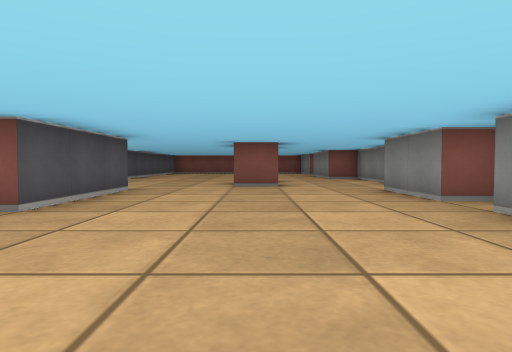
[1] (above)

16 first-person views from a walk through a cub3D ray-caster map. The camera is about half as high as the walls, tilts 2° down and sees 75° across. The floor is counted in squares. Each view is taken from the middle of a square. On the plan, view 1 faces up. The plan holds only what a view shows up to about 9 squares ahead; the rest is blank.

[2]
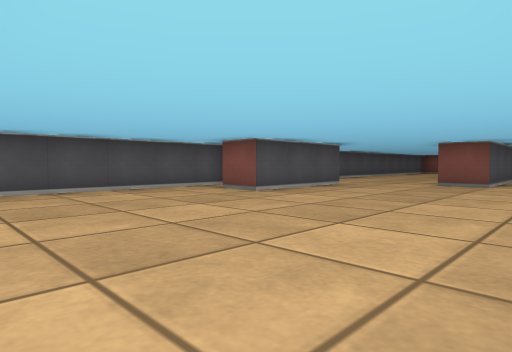

[3]
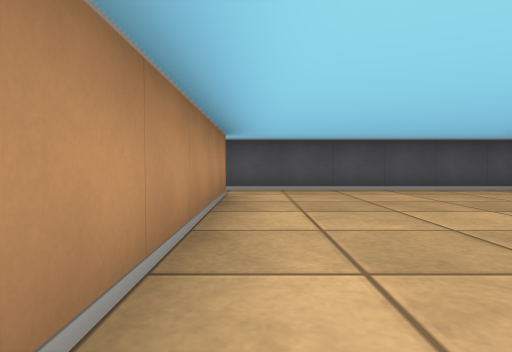

[4]
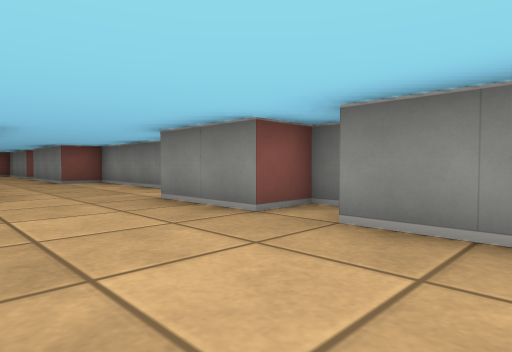

[5]
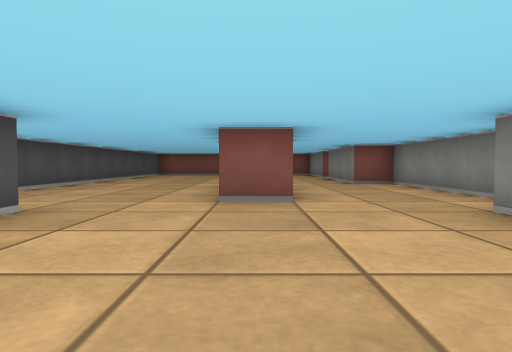

[6]
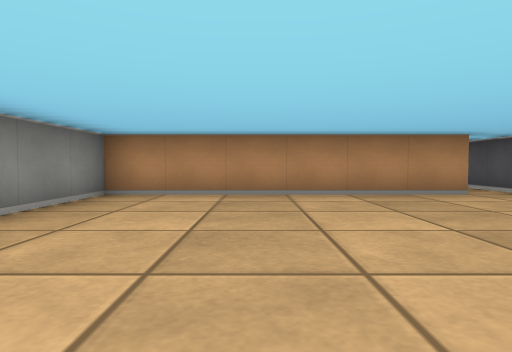

[7]
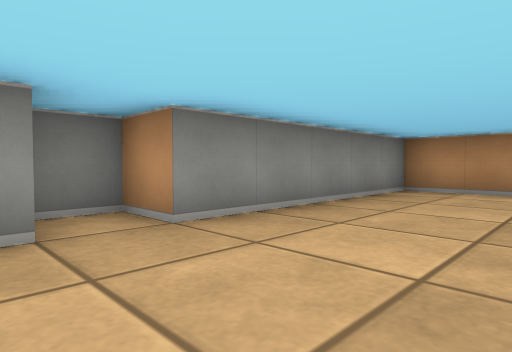

[8]
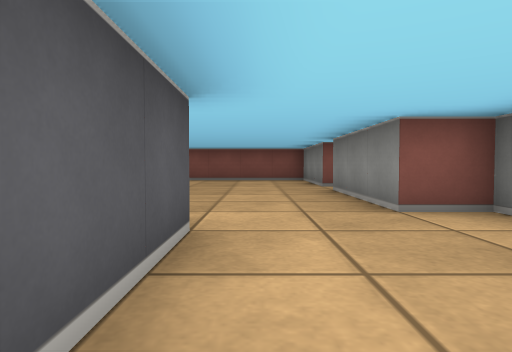

[9]
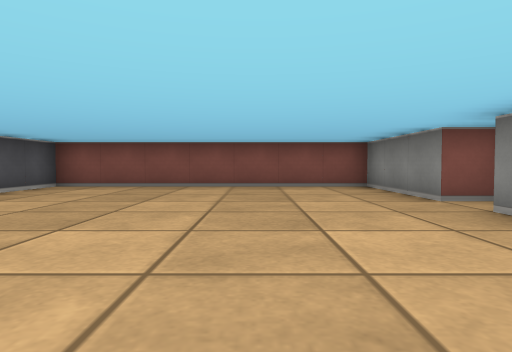

[10]
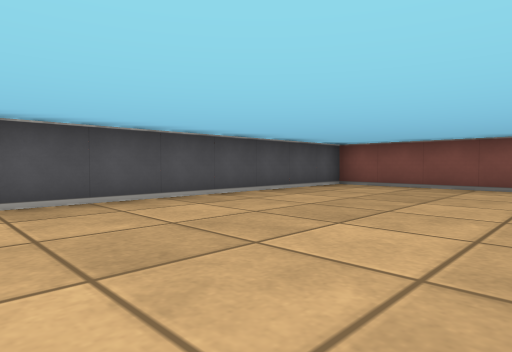

[11]
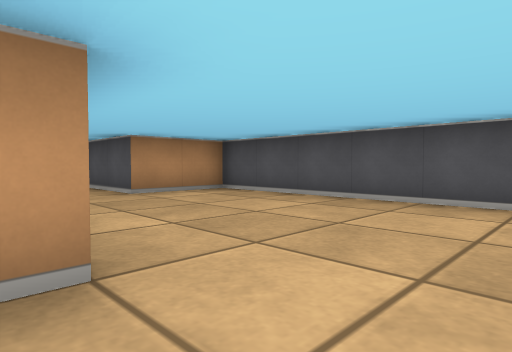

[12]
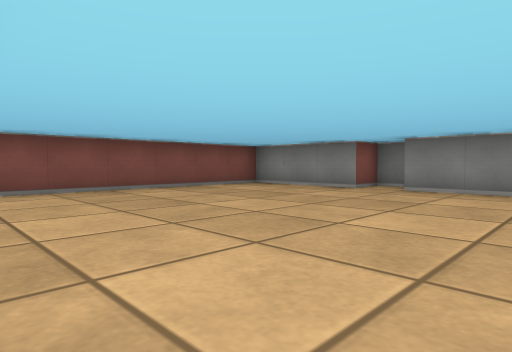

[13]
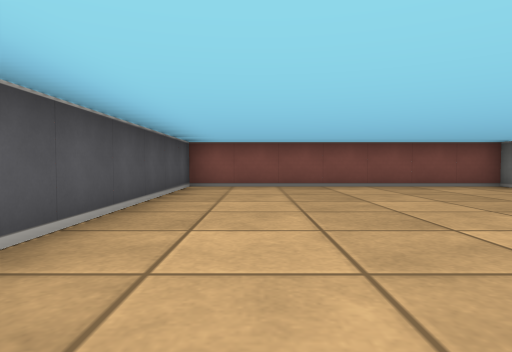

[14]
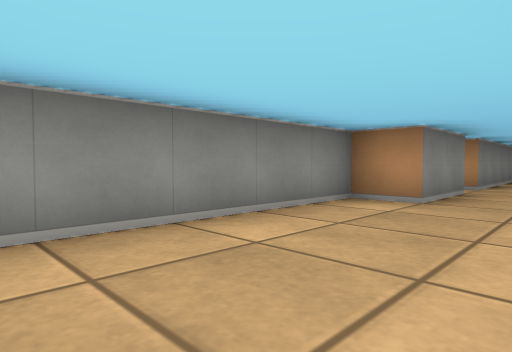

[15]
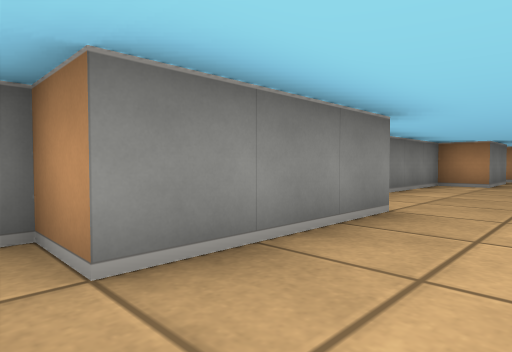

[16]
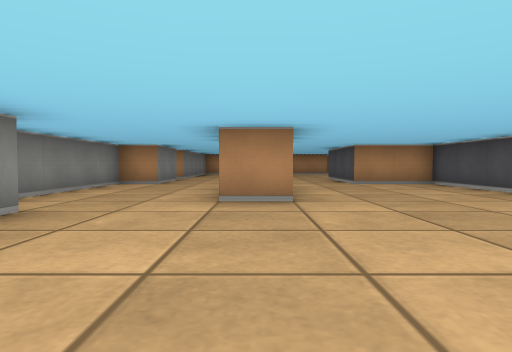

### Floor plan
Ten units are one square. View 1 is at (0, 0); x grows to the right and y downward. Boxes are objects, and circles mark ways between rooms. Rooms are numbered by the first view taken in them; rooms with no view inside come last. Other rooms are left out.
<svg viewBox="-50 -190 90 220">
<path fill="none" stroke="#000" d="M-25 -65 -25 -35 -35 -35M-45 -44 -45 16M5 -105 5 -75 -5 -75M-36 15 25 15 25 -35 35 -35 35 -45 25 -45 25 -65 35 -65 35 -115 25 -115M-6 -105 5 -105M25 -115 25 -145 35 -145 35 -155 25 -155 25 -185 -45 -185 -45 -65 -25 -65"/>
<circle cx="0" cy="-85" r="3" fill="#2a7"/>
<text x="0" y="-40">1</text>
<text x="-10" y="-130">2</text>
</svg>
Room 1 opens to room 2.

Where each view was taken, in squares from view 1:
view 1: 0 up, 0 right, facing up
view 2: 1 down, 2 right, facing up-left
view 3: 1 down, 2 right, facing left
view 4: 2 up, 0 right, facing up-right
view 5: 3 up, 0 right, facing up
view 6: 4 up, 0 right, facing down
view 7: 5 up, 0 right, facing down-right
view 8: 8 up, 1 right, facing up
view 9: 11 up, 0 right, facing up
view 10: 11 up, 0 right, facing up-left
view 11: 12 up, 0 right, facing down-left
view 12: 12 up, 4 left, facing up-right
view 13: 11 up, 3 left, facing up
view 14: 11 up, 1 right, facing down-right
view 15: 15 up, 1 right, facing down-right
view 16: 15 up, 0 right, facing down
